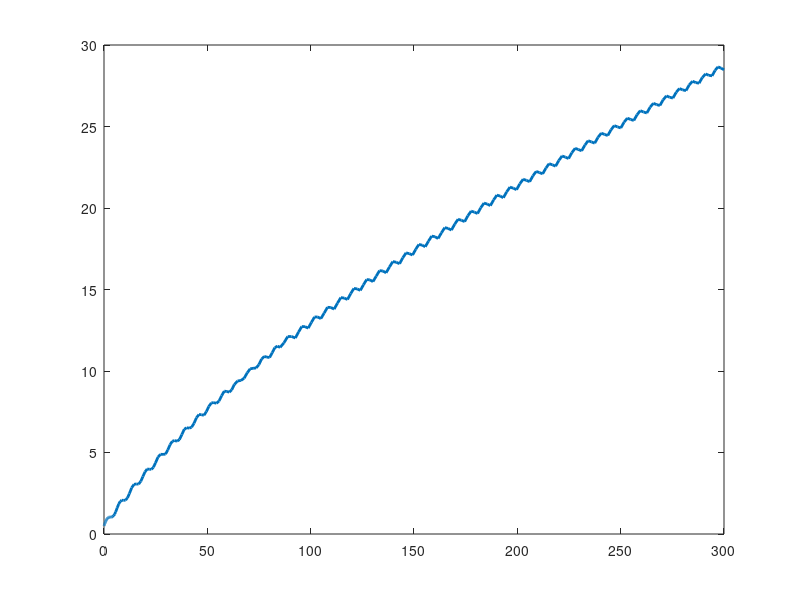

Write MATLAB code to recreate this figure.
% Single tank with changing volume
close all;

% Set the simulation parameters
tspan = [0, 300];
S0 = 0.5;  % we start of 0.5 kg of salt in the tank
DE = @(t, S) 0.18*(1 + cos(t)) - (0.6)/(60 + 0.3*t) * S

% Solve the DE/simulate the salt amount over time
[t, S] = ode45(DE, tspan, S0);
plot(t, S, 'linewidth', 2);
